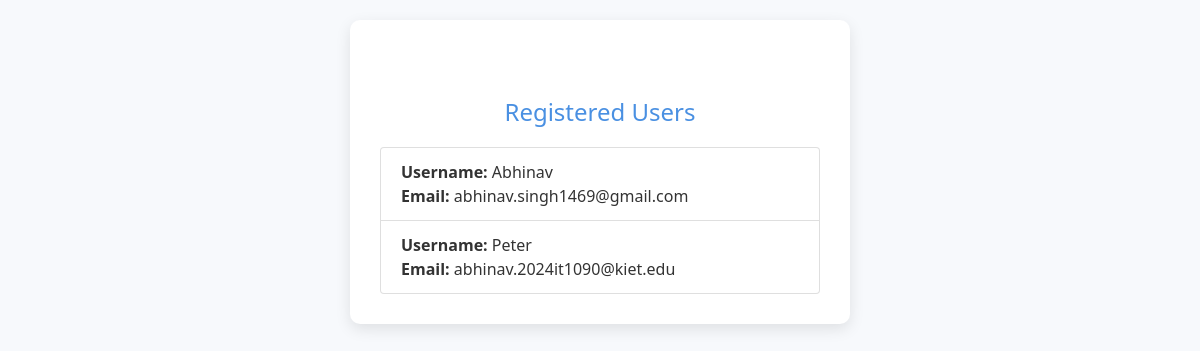
Page /home on the earlier database version.
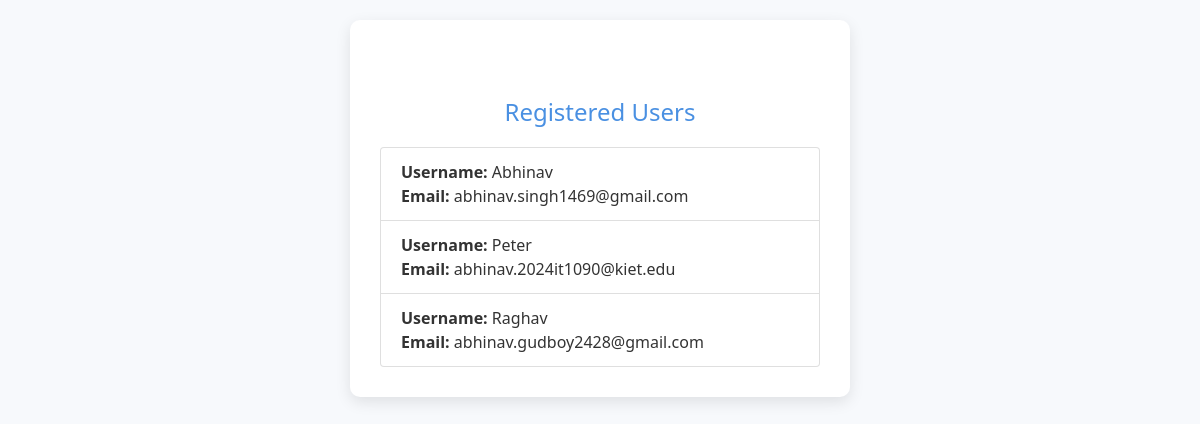
Same page on the later database version.
### form.py (models this page shows, shortened)
class User(db.Model):
    id = db.Column(db.Integer, primary_key=True)
    username = db.Column(db.String(20), unique=True, nullable=False)
    email = db.Column(db.String(120), unique=True, nullable=False)
    password = db.Column(db.String(60), nullable=False)

### form.py (the view)
@app.route("/home")
def home():
    users = User.query.all()  # Retrieve all users from the database
    return render_template('home.html', users=users)

### templates/home.html (shortened to what this page needs)
<!doctype html>
<html lang="en">
<head>
    <link rel="stylesheet" href="https://stackpath.bootstrapcdn.com/bootstrap/4.5.2/css/bootstrap.min.css">
    <link rel="stylesheet" href="{{ url_for('static', filename='css/style.css') }}">
</head>
<body>
    <div class="container">
        <h1 class="mt-5">Registered Users</h1>
        <ul class="list-group mt-3">
            {% for user in users %}
                <li class="list-group-item">
                    <strong>Username:</strong> {{ user.username }}<br>
                    <strong>Email:</strong> {{ user.email }}
                </li>
            {% else %}
                <li class="list-group-item">No registered users yet.</li>
            {% endfor %}
        </ul>
    </div>
</body>
</html>

### static/css/style.css (style rules this page uses)
body { font-family: 'Segoe UI', Tahoma, Geneva, Verdana, sans-serif; background-color: #f7f9fc; color: #333; padding: 20px; }
.container { max-width: 500px; margin: 0 auto; background-color: #ffffff; padding: 30px; border-radius: 10px; box-shadow: 0 5px 15px rgba(0, 0, 0, 0.1); }
h1 { font-size: 24px; color: #4a90e2; text-align: center; margin-bottom: 20px; }

Differences in the rows shown:
added User: username "Raghav", email "abhinav.gudboy2428@gmail.com"
